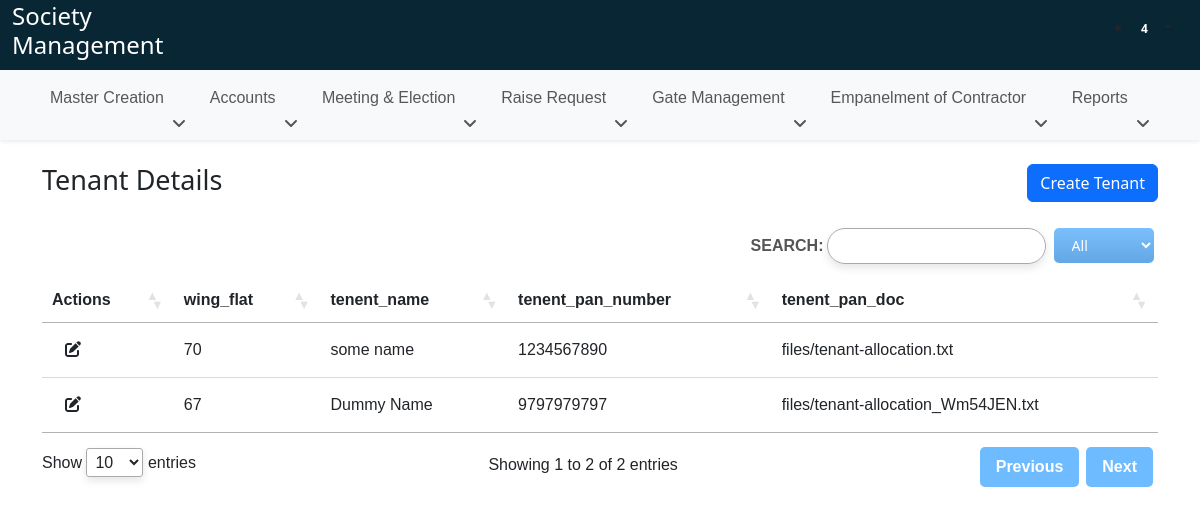
Page /tenent-master/ on the committed database.
### Society/models.py (models this page shows)
class TenentMasterCreation(models.Model):
    wing_flat = models.ForeignKey(SocietyUnitFlatCreation, on_delete=models.CASCADE)
    tenent_name = models.CharField(max_length=300, null=True, blank=True)
    tenent_pan_number = models.CharField(max_length=300, null=True, blank=True)
    tenent_pan_doc = models.FileField(upload_to='files/', null=True, blank=True)
    tenent_contact = models.CharField(max_length=300, null=True, blank=True)
    tenent_aadhar_number = models.CharField(max_length=300, null=True, blank=True)
    tenent_aadhar_doc = models.FileField(upload_to='files/', null=True, blank=True)
    tenent_address = models.CharField(max_length=300, null=True, blank=True)
    tenent_city = models.CharField(max_length=300, null=True, blank=True)
    tenent_state = models.CharField(max_length=300, null=True, blank=True)
    tenent_pin_code = models.CharField(max_length=300, null=True, blank=True)
    tenent_email = models.CharField(max_length=300, null=True, blank=True)
    tenent_other_doc = models.FileField(upload_to='files/', null=True, blank=True)
    tenent_doc_specification = models.CharField(max_length=300, null=True, blank=True)

### Society/views.py (the view, shortened to what this page needs)
# urls.py: path('tenent-master/', views.tenent_master, name="tenent_master"),
def tenent_master(request):
    flat_number = request.POST.get("flat_number")
    print("FLAT================", flat_number)
    tenant_master_lable = [
        "wing_flat", "tenent_name", "tenent_pan_number", "tenent_pan_doc", "tenent_contact", "tenent_aadhar_number", "tenent_aadhar_doc",
        "tenent_address", "tenent_city", "tenent_state", "tenent_pin_code", "tenent_email", "tenent_other_doc", "tenent_doc_specification",
    ]
    tenant_objects = TenentMasterCreation.objects.filter(wing_flat__isnull=False).values(
        "wing_flat", "tenent_name", "tenent_pan_number", "tenent_pan_doc", "tenent_contact", "tenent_aadhar_number", "tenent_aadhar_doc",
        "tenent_address", "tenent_city", "tenent_state", "tenent_pin_code", "tenent_email", "tenent_other_doc", "tenent_doc_specification"
    )
    print("tenant_details=============", tenant_objects )
    return render(request, "tenent_master.html", {
      "tenant_master_lable": tenant_master_lable,
      "tenant_objects": tenant_objects
    })

### templates/tenent_master.html (shortened to what this page needs)
{% extends 'base.html' %}
{% load static %}
{% block body %}
<div class="container">
    <div class="member-title mt-4 d-flex" style="justify-content: space-between;">
        <h3 class="lead" style="font-size: 27px;">Tenant Details</h3>
        <div class="gap-4">
            <button type="button" class="btn btn-primary" data-bs-toggle="modal" data-bs-target="#tenentAllocation">Create Tenant</button>
        </div>
    </div>
    <div class="mt-4">
        <table id="example" class="display dt-table order-column" style="width:100%">
            <thead>
                <tr>
                    <th class="exclude-print">Actions</th>
                    {% for item in tenant_master_lable %}
                        <th>{{ item }}</th>
                    {% endfor %}
                </tr>
            </thead>
            <tbody>
                {% for item in tenant_objects %}
                <tr>
                    <td><button type="button" class="btn" data-bs-toggle="modal" data-bs-target="#tenentAllocation"><i
                            class="fa-solid fa-pen-to-square"></i></button></td>
                    <td>{{ item.wing_flat }}</td>
                    <td>{{ item.tenent_name }}</td>
                    <td>{{ item.tenent_pan_number }}</td>
                    <td>{{ item.tenent_pan_doc }}</td>
                </tr>
                {% endfor %}
            </tbody>
        </table>
    </div>
</div>
{% endblock body %}

### static/css/society_common.css (style rules this page uses)
* { margin: 0; padding: 0 }
th, td { white-space: nowrap; }
.dt-table th, .dt-table td { white-space: nowrap; }
table.dataTable tbody th, table.dataTable tbody td { height: 20px; }
table { border-collapse: collapse; width: 100%; font-family: 'Calibri', sans-serif; }
thead th { padding: 10px; text-align: left; font-weight: bold; }
thead th:nth-child(1), thead th:nth-child(2) { position: sticky; left: 0; z-index: 2; }
table { box-shadow: 0 4px 8px rgba(0, 0, 0, 0.1); }
thead .sorting, thead .sorting_asc, thead .sorting_desc { background: none; }
thead .sorting::before, thead .sorting_asc::before, thead .sorting_desc::before { font-family: 'Font Awesome 6 Free'; font-weight: 900; content: '\f0dc'; margin-right: 5px; }
table.dt-table tbody th, table.dt-table tbody td { background-color: #fff !important; }
* { box-sizing: border-box; margin: 0; padding: 0; }

### rows in the picture
TenentMasterCreation: wing_flat "70", tenent_name "some name", tenent_pan_number "1234567890", tenent_pan_doc "files/tenant-allocation.txt"
TenentMasterCreation: wing_flat "67", tenent_name "Dummy Name", tenent_pan_number "9797979797", tenent_pan_doc "files/tenant-allocation_Wm54JEN.txt"

### other values in the picture
{{ item }} "wing_flat" "tenent_name" "tenent_pan_number" "tenent_pan_doc"
